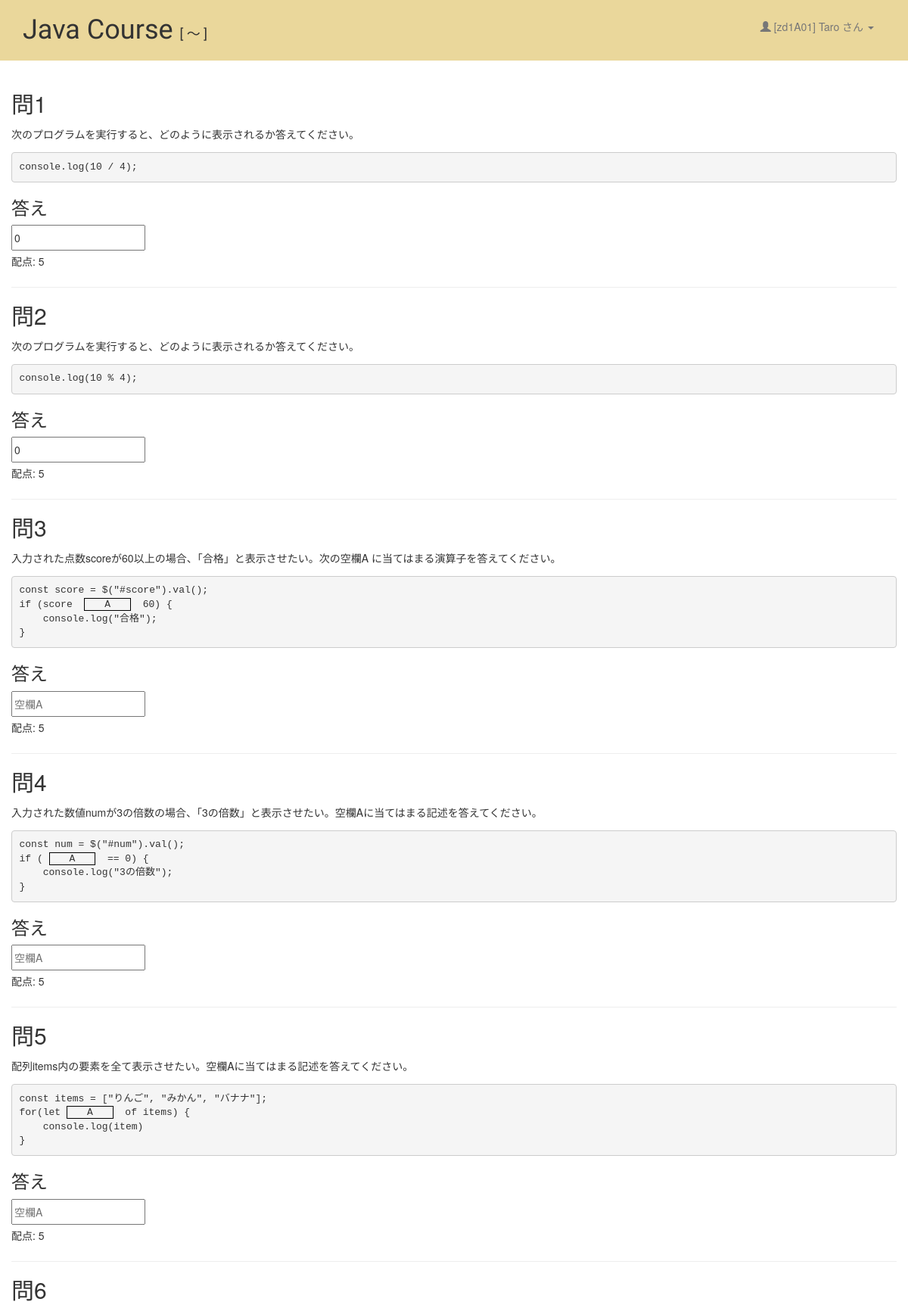
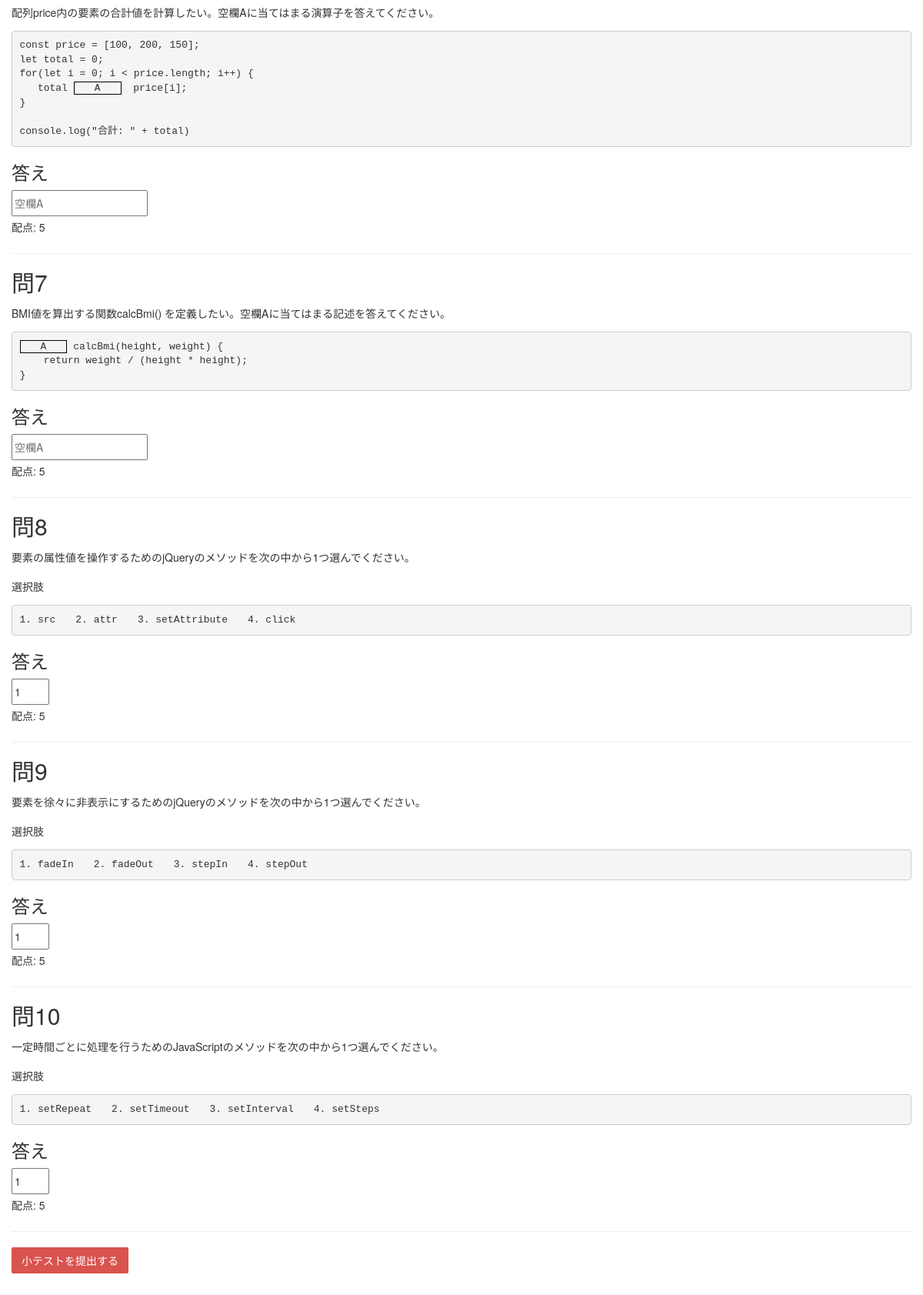
Page /student/exam/start.php?exam_id=4 (signed in) on the committed database (2 pictures, top to bottom).
### tables this page shows
CREATE TABLE `sc_questions` (
  `id` int(11) NOT NULL,
  `exam_id` int(11) DEFAULT NULL,
  `num` int(11) DEFAULT NULL,
  `sentence` varchar(5000) DEFAULT NULL,
  `answer` varchar(500) DEFAULT NULL,
  `right_answer` varchar(100) DEFAULT NULL,
  `score` int(11) DEFAULT NULL
);

### utility/course.db.php (called while the page is built, shortened)
<?php
function get_questions($examId = 0) {
  $pdo = db_init();
  $sql = "SELECT * FROM sc_questions
          WHERE exam_id = ?
          ORDER BY num";
  $stmt = $pdo->prepare($sql);
  $stmt->execute([$examId]);
  return $stmt->fetchAll(PDO::FETCH_ASSOC);
}

### student/exam/start.php (the view, shortened to what this page needs)
<?php
$examId = $_GET["exam_id"];
try {
  $questionList = get_questions($examId);
}
catch (PDOException $e) {
  echo $e->getMessage();
  echo "<p>申し訳ありませんが、しばらく時間をおいてからアクセスしてください</p>";
  exit;
}
?>
<!DOCTYPE html>
<html lang="ja">
<head>
  <link rel="stylesheet" href="/zd_course/css/styles.css">
</head>
<body>
<?php require_once $_SERVER["DOCUMENT_ROOT"] . "/zd_course/parts/header.php"; ?>
<div class="container admin-container">
  <main>
  <?php foreach($questionList as $question): ?>
    <section class="q-section" data-question-id="<?php echo $question["id"]; ?>">
      <h2>問<?php echo $question["num"]; ?></h2>
        <?php echo $question["sentence"]; ?>
        <h3>答え</h3>
        <?php echo $question["answer"]; ?>
        <p>
          配点: <?php echo $question["score"]; ?>
        </p>
        <hr>
      </section>
      <?php endforeach; ?>
    <form action="submit.php" method="post">
      <input class="btn btn-danger" type="submit" value="小テストを提出する">
    </form>
  </main>
</div>
</body>
</html>

### rows in the picture
sc_questions: num "1", sentence "次のプログラムを実行すると、どのように表示されるか答えてください。 console.log(10 / 4);", answer "0", score "5"
sc_questions: num "2", sentence "次のプログラムを実行すると、どのように表示されるか答えてください。 console.log(10 % 4);", answer "0", score "5"
sc_questions: num "3", sentence "入力された点数scoreが60以上の場合、「合格」と表示させたい。次の空欄A に当てはまる演算子を答えてください。 const score = $(\"#score\").val(); if (score A 60) { console.log(\"合格\"); }", score "5"
sc_questions: num "4", sentence "入力された数値numが3の倍数の場合、「3の倍数」と表示させたい。空欄Aに当てはまる記述を答えてください。 const num = $(\"#num\").val(); if ( A == 0) { console.log(\"3の倍数\"); }", score "5"
sc_questions: num "5", sentence "配列items内の要素を全て表示させたい。空欄Aに当てはまる記述を答えてください。 const items = [\"りんご\", \"みかん\", \"バナナ\"]; for(let A of items) { console.log(item) }", score "5"
sc_questions: num "6", sentence "配列price内の要素の合計値を計算したい。空欄Aに当てはまる演算子を答えてください。 const price = [100, 200, 150]; let total = 0; for(let i = 0; i < price.length; i++) { total A price[i]; } console.log(\"合計: \" + total)", score "5"
sc_questions: num "7", sentence "BMI値を算出する関数calcBmi() を定義したい。空欄Aに当てはまる記述を答えてください。 A calcBmi(height, weight) { return weight / (height * height); }", score "5"
sc_questions: num "8", sentence "要素の属性値を操作するためのjQueryのメソッドを次の中から1つ選んでください。 選択肢 1. src 2. attr 3. setAttribute 4. click", answer "1", score "5"
sc_questions: num "9", sentence "要素を徐々に非表示にするためのjQueryのメソッドを次の中から1つ選んでください。 選択肢 1. fadeIn 2. fadeOut 3. stepIn 4. stepOut", answer "1", score "5"
sc_questions: num "10", sentence "一定時間ごとに処理を行うためのJavaScriptのメソッドを次の中から1つ選んでください。 選択肢 1. setRepeat 2. setTimeout 3. setInterval 4. setSteps", answer "1", score "5"

### other values in the picture
COURSE_NAME "Java Course"
$escapedString "zd1A01 Taro"
